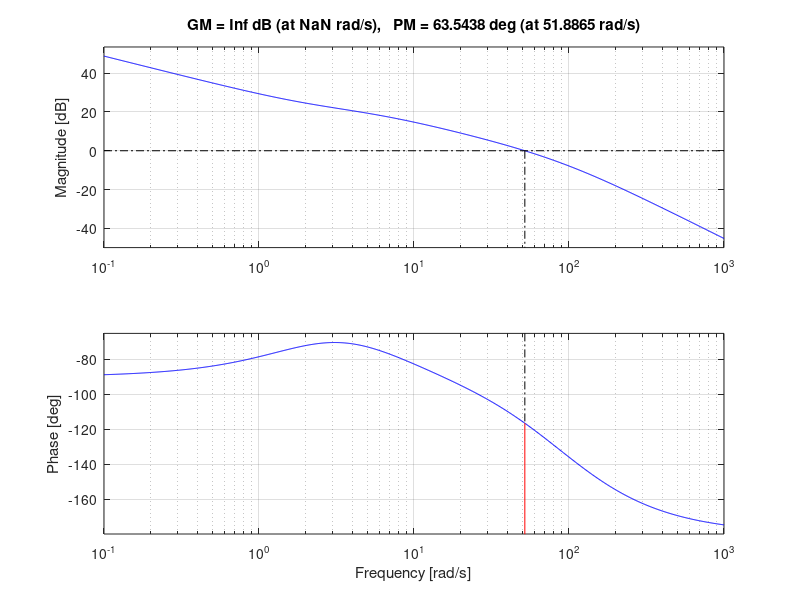
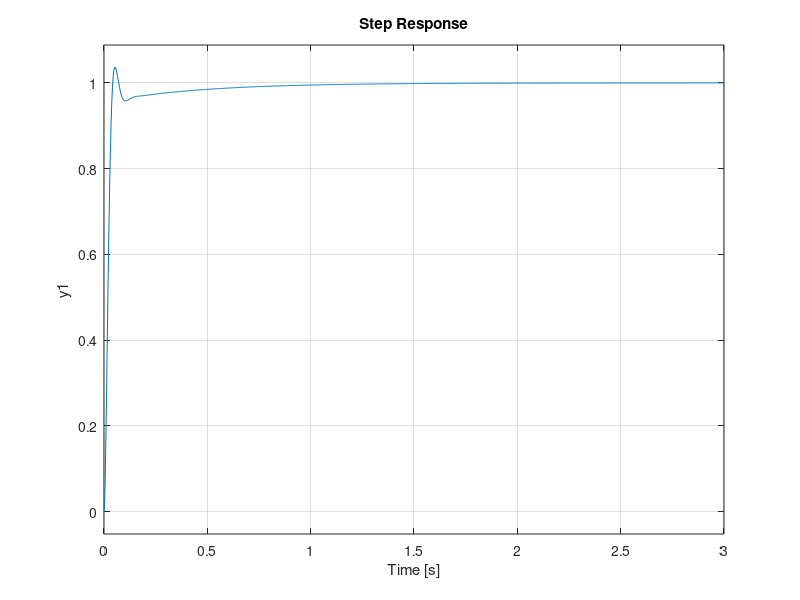
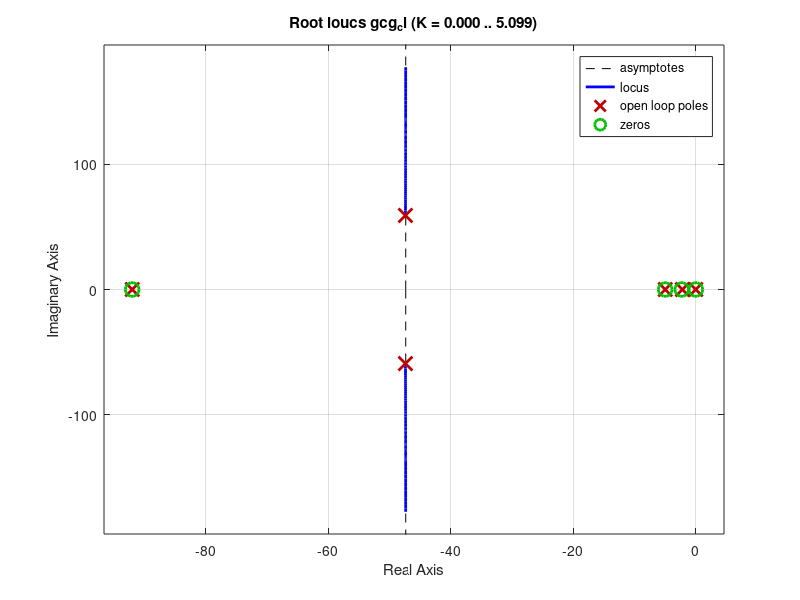

Write MATLAB code to recreate these figures, in order.
close all

K_c = 1; %8.85
K_pot = 10/(2*pi);
K_amp = 2.4;
K = 18;
t_m = 2/10;
s = tf('s');

%% b

% gcg = K_c*1/s*K_pot*K_amp*K/(t_m*s+1);
% gcg_closed = gcg/(1+gcg);
% 
% margin(gcg)
% 
% figure(3),grid on,bode(gcg)
% figure(4),grid on,bode(gcg_closed)

%% c

% K_c = 1
% 
% gc = K_c*(0.1*s+1)/(0.01*s+1)
% 
% bode(gc)

%% d

% K_c = 3
% 
% t_z = 1/10
% t_p = 1/185
% 
% gc = K_c*(t_z*s+1)/(t_p*s+1)
% g = K_pot*K_amp*K/(s*(t_m*s+1))
% gcg = gc*g
% gcg_cl = gcg/(1+gcg)
% 
% figure(1),margin(gcg)
% figure(2),step(gcg_cl)
% figure(3),rlocus(gcg_cl)

%% e

K_c = .4

t_z = 1/2.3
t_p = 1/92

gc = K_c*(t_z*s+1)/(t_p*s+1)
g = K_pot*K_amp*K/(s*(t_m*s+1))
gcg = gc*g
gcg_cl = gcg/(1+gcg)

figure(1),margin(gcg)
figure(2),step(gcg_cl)
figure(3),rlocus(gcg_cl)
